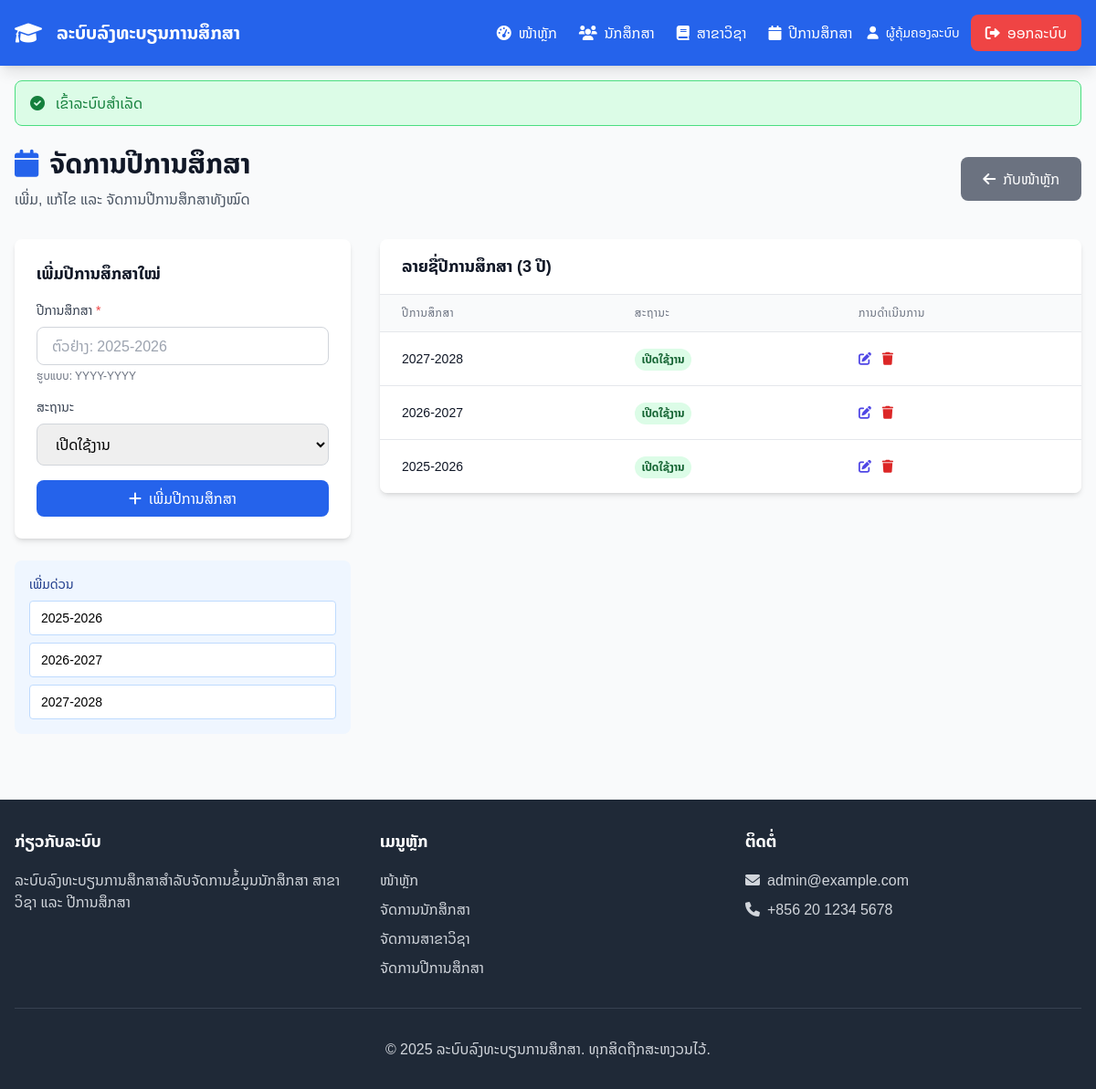
The app's page /views/years/ (signed in) with its own data.
### tables this page shows
CREATE TABLE `academic_years` (
  `id` int(11) NOT NULL,
  `year` varchar(9) NOT NULL,
  `status` enum('active','inactive') NOT NULL DEFAULT 'active'
);

### controllers/AuthController.php (called while the page is built, shortened)
<?php
require_once __DIR__ . '/../config/database.php';
class AuthController {
    public static function isLoggedIn() {
        return isset($_SESSION['user_id']);
    }
    public static function isAdmin() {
        return isset($_SESSION['role']) && $_SESSION['role'] === 'admin';
    }
}
?>

### controllers/YearController.php (called while the page is built, shortened)
<?php
require_once __DIR__ . '/../models/AcademicYear.php';
require_once __DIR__ . '/../config/database.php';
require_once __DIR__ . '/AuthController.php';
class YearController {
    private $academicYear;
    public function __construct() {
        $database = new Database();
        $this->db = $database->getConnection();
        $this->academicYear = new AcademicYear($this->db);
    }
    public function getAll() {
        return $this->academicYear->readAll();
    }
}
?>

### config/database.php (called while the page is built, shortened)
<?php
class Database {
    private $host = 'localhost';
    private $db_name = 'register-learning';
    private $username = 'root';
    private $password = '';
    public function getConnection() {
        $this->conn = null;
        try {
            $this->conn = new PDO(
                "mysql:host=" . $this->host . ";dbname=" . $this->db_name . ";charset=utf8",
                $this->username,
                $this->password,
                [
                    PDO::ATTR_ERRMODE => PDO::ERRMODE_EXCEPTION,
                    PDO::ATTR_DEFAULT_FETCH_MODE => PDO::FETCH_ASSOC,
                    PDO::ATTR_EMULATE_PREPARES => false
                ]
            );
        } catch(PDOException $exception) {
            die("ເກີດຂໍ້ຜິດພາດໃນການເຊື່ອມຕໍ່ຖານຂໍ້ມູນ: " . $exception->getMessage());
        }
        return $this->conn;
    }
}
?>

### models/AcademicYear.php (called while the page is built, shortened)
<?php
require_once __DIR__ . '/../config/database.php';
class AcademicYear {
    private $conn;
    private $table_name = "academic_years";
    public function __construct($db) {
        $this->conn = $db;
    }
    public function readAll() {
        $query = "SELECT * FROM " . $this->table_name . " ORDER BY year DESC";
        $stmt = $this->conn->prepare($query);
        $stmt->execute();
        return $stmt->fetchAll();
    }
}
?>

### views/years/index.php (the view, shortened to what this page needs)
<?php
require_once __DIR__ . '/../../controllers/YearController.php';
$yearController = new YearController();
$academic_years = $yearController->getAll();
$edit_year = null;
include __DIR__ . '/../includes/header.php';
?>
<div class="flex flex-col md:flex-row md:items-center md:justify-between mb-8">
    <div>
        <h1 class="text-3xl font-bold text-gray-900 mb-2">
            <i class="fas fa-calendar mr-3 text-blue-600"></i>ຈັດການປີການສຶກສາ
        </h1>
        <p class="text-gray-600">ເພີ່ມ, ແກ້ໄຂ ແລະ ຈັດການປີການສຶກສາທັງໝົດ</p>
    </div>
    <div class="mt-4 md:mt-0">
        <a href="../dashboard.php" class="bg-gray-500 hover:bg-gray-600 text-white px-6 py-3 rounded-lg transition duration-200 inline-flex items-center">
            <i class="fas fa-arrow-left mr-2"></i>ກັບໜ້າຫຼັກ
        </a>
    </div>
</div>
<div class="grid grid-cols-1 lg:grid-cols-3 gap-8">
    <div class="lg:col-span-1">
        <div class="bg-white rounded-lg shadow-md p-6">
            <h2 class="text-lg font-semibold text-gray-900 mb-4">
                <?php echo $edit_year ? 'ແກ້ໄຂປີການສຶກສາ' : 'ເພີ່ມປີການສຶກສາໃໝ່'; ?>
            </h2>
            <form method="POST" class="space-y-4">
                <div>
                    <label for="year" class="block text-sm font-medium text-gray-700 mb-2">
                        ປີການສຶກສາ <span class="text-red-500">*</span>
                    </label>
                    <input type="text"
                           id="year"
                           name="year"
                           required
                           pattern="^\d{4}-\d{4}$"
                           value="<?php echo htmlspecialchars($_POST['year'] ?? ($edit_year ? $edit_year->year : '')); ?>"
                           class="w-full px-4 py-2 border border-gray-300 rounded-lg focus:outline-none focus:ring-2 focus:ring-blue-500"
                           placeholder="ຕົວຢ່າງ: 2025-2026">
                    <p class="text-xs text-gray-500 mt-1">ຮູບແບບ: YYYY-YYYY</p>
                </div>
                <div>
                    <label for="status" class="block text-sm font-medium text-gray-700 mb-2">
                        ສະຖານະ
                    </label>
                    <select id="status"
                            name="status"
                            class="w-full px-4 py-2 border border-gray-300 rounded-lg focus:outline-none focus:ring-2 focus:ring-blue-500">
                        <?php
                        $selected_status = $_POST['status'] ?? ($edit_year ? $edit_year->status : 'active');
                        ?>
                        <option value="active" <?php echo $selected_status === 'active' ? 'selected' : ''; ?>>ເປີດໃຊ້ງານ</option>
                    </select>
                </div>
                <div class="flex items-center space-x-4">
                    <?php if ($edit_year): ?>
                    <button type="submit" class="flex-1 bg-blue-600 hover:bg-blue-700 text-white py-2 px-4 rounded-lg transition duration-200">
                        <i class="fas fa-save mr-2"></i>ອັບເດດ
                    </button>
                    <a href="index.php" class="flex-1 bg-gray-500 hover:bg-gray-600 text-white py-2 px-4 rounded-lg transition duration-200 text-center">
                        ຍົກເລີກ
                    </a>
                    <?php else: ?>
                    <button type="submit" class="w-full bg-blue-600 hover:bg-blue-700 text-white py-2 px-4 rounded-lg transition duration-200">
                        <i class="fas fa-plus mr-2"></i>ເພີ່ມປີການສຶກສາ
                    </button>
                    <?php endif; ?>
                </div>
            </form>
        </div>
        <?php if (!$edit_year): ?>
        <div class="bg-blue-50 rounded-lg p-4 mt-6">
            <h3 class="text-sm font-medium text-blue-900 mb-2">ເພີ່ມດ່ວນ</h3>
            <div class="space-y-2">
                <?php
                $current_year = date('Y');
                $next_year = $current_year + 1;
                $years_to_add = [
                    "$current_year-$next_year",
                    ($current_year + 1) . '-' . ($current_year + 2),
                    ($current_year + 2) . '-' . ($current_year + 3)
                ];
                ?>
                <?php foreach ($years_to_add as $year_suggestion): ?>
                <button type="button"
                        onclick="document.getElementById('year').value='<?php echo $year_suggestion; ?>'"
                        class="block w-full text-left px-3 py-2 text-sm bg-white border border-blue-200 rounded hover:bg-blue-100 transition duration-200">
                    <?php echo $year_suggestion; ?>
                </button>
                <?php endforeach; ?>
            </div>
        </div>
        <?php endif; ?>
    </div>
    <div class="lg:col-span-2">
        <div class="bg-white rounded-lg shadow-md overflow-hidden">
            <div class="px-6 py-4 border-b border-gray-200">
                <h2 class="text-lg font-semibold text-gray-900">
                    ລາຍຊື່ປີການສຶກສາ (<?php echo count($academic_years); ?> ປີ)
                </h2>
            </div>
            <?php if (empty($academic_years)): ?>
            <div class="p-8 text-center">
                <i class="fas fa-calendar text-4xl text-gray-400 mb-4"></i>
                <p class="text-gray-500 text-lg">ຍັງບໍ່ມີປີການສຶກສາໃນລະບົບ</p>
                <p class="text-gray-400 mt-2">ເພີ່ມປີການສຶກສາໃໝ່ໂດຍໃຊ້ຟອມດ້ານຊ້າຍ</p>
            </div>
            <?php else: ?>
            <div class="overflow-x-auto">
                <table class="min-w-full divide-y divide-gray-200">
                    <thead class="bg-gray-50">
                        <tr>
                            <th class="px-6 py-3 text-left text-xs font-medium text-gray-500 uppercase tracking-wider">ປີການສຶກສາ</th>
                            <th class="px-6 py-3 text-left text-xs font-medium text-gray-500 uppercase tracking-wider">ສະຖານະ</th>
                            <th class="px-6 py-3 text-left text-xs font-medium text-gray-500 uppercase tracking-wider">ການດໍາເນີນການ</th>
                        </tr>
                    </thead>
                    <tbody class="bg-white divide-y divide-gray-200">
                        <?php foreach ($academic_years as $year): ?>
                        <tr class="hover:bg-gray-50">
                            <td class="px-6 py-4 whitespace-nowrap">
                                <div class="text-sm font-medium text-gray-900">
                                    <?php echo htmlspecialchars($year['year']); ?>
                                </div>
                            </td>
                            <td class="px-6 py-4 whitespace-nowrap">
                                <span class="inline-flex px-2 py-1 text-xs font-semibold rounded-full <?php echo $year['status'] === 'active' ? 'bg-green-100 text-green-800' : 'bg-red-100 text-red-800'; ?>">
                                    <?php echo $year['status'] === 'active' ? 'ເປີດໃຊ້ງານ' : 'ປິດໃຊ້ງານ'; ?>
                                </span>
                            </td>
                            <td class="px-6 py-4 whitespace-nowrap text-sm font-medium space-x-2">
                                <a href="?edit=<?php echo $year['id']; ?>"
                                   class="text-indigo-600 hover:text-indigo-900" title="ແກ້ໄຂ">
                                    <i class="fas fa-edit"></i>
                                </a>
                                <a href="?delete=<?php echo $year['id']; ?>"
                                   class="text-red-600 hover:text-red-900" title="ລົບ"
                                   onclick="return confirmDelete('ທ່ານຕ້ອງການລົບປີການສຶກສາ <?php echo htmlspecialchars($year['year']); ?> ແທ້ບໍ?')">
                                    <i class="fas fa-trash"></i>
                                </a>
                            </td>
                        </tr>
                        <?php endforeach; ?>
                    </tbody>
                </table>
            </div>
            <?php endif; ?>
        </div>
    </div>
</div>
<?php include __DIR__ . '/../includes/footer.php'; ?>

### views/includes/header.php (shortened to what this page needs)
<!DOCTYPE html>
<html lang="lo">
<head>
    <script src="https://cdn.tailwindcss.com"></script>
    <link href="https://cdnjs.cloudflare.com/ajax/libs/font-awesome/6.0.0/css/all.min.css" rel="stylesheet">
</head>
<body class="bg-gray-50 min-h-screen">
    <nav class="bg-blue-600 shadow-lg">
        <div class="max-w-7xl mx-auto px-4">
            <div class="flex justify-between items-center py-4">
                <div class="flex items-center space-x-4">
                    <i class="fas fa-graduation-cap text-white text-2xl"></i>
                    <h1 class="text-white text-xl font-semibold hidden sm:block">ລະບົບລົງທະບຽນການສຶກສາ</h1>
                </div>
                <?php if (isset($_SESSION['user_id'])): ?>
                <div class="flex items-center space-x-4">
                    <div class="hidden lg:flex space-x-6">
                        <a href="/students/views/dashboard.php" class="text-white hover:text-blue-200 transition duration-200">
                            <i class="fas fa-tachometer-alt mr-2"></i>ໜ້າຫຼັກ
                        </a>
                        <a href="/students/views/students/" class="text-white hover:text-blue-200 transition duration-200">
                            <i class="fas fa-users mr-2"></i>ນັກສຶກສາ
                        </a>
                        <?php if ($_SESSION['role'] === 'admin'): ?>
                        <a href="/students/views/majors/" class="text-white hover:text-blue-200 transition duration-200">
                            <i class="fas fa-book mr-2"></i>ສາຂາວິຊາ
                        </a>
                        <a href="/students/views/years/" class="text-white hover:text-blue-200 transition duration-200">
                            <i class="fas fa-calendar mr-2"></i>ປີການສຶກສາ
                        </a>
                        <?php endif; ?>
                    </div>
                    <div class="hidden md:flex items-center space-x-3 desktop-user-info">
                        <span class="text-white text-sm">
                            <i class="fas fa-user mr-2"></i><?php echo $_SESSION['full_name']; ?>
                        </span>
                        <a href="/students/controllers/logout.php" class="bg-red-500 hover:bg-red-600 text-white px-4 py-2 rounded-lg transition duration-200 btn-touch">
                            <i class="fas fa-sign-out-alt mr-2"></i><span class="hidden lg:inline">ອອກລະບົບ</span><span class="lg:hidden">ອອກ</span>
                        </a>
                    </div>
                </div>
                <?php endif; ?>
            </div>
        </div>
    </nav>
    <?php if (isset($_SESSION['success'])): ?>
    <div class="max-w-7xl mx-auto px-4 mt-4">
        <div class="bg-green-100 border border-green-400 text-green-700 px-4 py-3 rounded-lg flex items-center">
            <i class="fas fa-check-circle mr-3"></i>
            <span><?php echo $_SESSION['success']; unset($_SESSION['success']); ?></span>
        </div>
    </div>
    <?php endif; ?>
    <main class="max-w-7xl mx-auto px-4 py-6">

### views/includes/footer.php (shortened to what this page needs)
    </main>
    <footer class="bg-gray-800 text-white mt-12">
        <div class="max-w-7xl mx-auto px-4 py-8">
            <div class="grid md:grid-cols-3 gap-8">
                <div>
                    <h3 class="text-lg font-semibold mb-4">ກ່ຽວກັບລະບົບ</h3>
                    <p class="text-gray-300">ລະບົບລົງທະບຽນການສຶກສາສໍາລັບຈັດການຂໍ້ມູນນັກສຶກສາ ສາຂາວິຊາ ແລະ ປີການສຶກສາ</p>
                </div>
                <div>
                    <h3 class="text-lg font-semibold mb-4">ເມນູຫຼັກ</h3>
                    <ul class="space-y-2 text-gray-300">
                        <li><a href="/students/views/dashboard.php" class="hover:text-white">ໜ້າຫຼັກ</a></li>
                        <li><a href="students/" class="hover:text-white">ຈັດການນັກສຶກສາ</a></li>
                        <li><a href="majors/" class="hover:text-white">ຈັດການສາຂາວິຊາ</a></li>
                        <li><a href="years/" class="hover:text-white">ຈັດການປີການສຶກສາ</a></li>
                    </ul>
                </div>
                <div>
                    <h3 class="text-lg font-semibold mb-4">ຕິດຕໍ່</h3>
                    <div class="text-gray-300 space-y-2">
                        <p><i class="fas fa-envelope mr-2"></i>admin@example.com</p>
                        <p><i class="fas fa-phone mr-2"></i>+856 20 1234 5678</p>
                    </div>
                </div>
            </div>
            <div class="border-t border-gray-700 mt-8 pt-8 text-center text-gray-300">
                <p>&copy; <?php echo date('Y'); ?> ລະບົບລົງທະບຽນການສຶກສາ. ທຸກສິດຖືກສະຫງວນໄວ້.</p>
            </div>
        </div>
    </footer>
</body>
</html>

### views/includes/header.php (style rules this page uses)
body { font-family: 'Noto Sans Lao', sans-serif; }

### records on screen
academic_years: year "2027-2028", status "ເປີດໃຊ້ງານ"
academic_years: year "2026-2027", status "ເປີດໃຊ້ງານ"
academic_years: year "2025-2026", status "ເປີດໃຊ້ງານ"

### other values on screen
$_SESSION['full_name'] "ຜູ້ຄຸ້ມຄອງລະບົບ"
$_SESSION['success'] "ເຂົ້າລະບົບສໍາເລັດ"
$year_suggestion "2025-2026"
$year_suggestion "2026-2027"
$year_suggestion "2027-2028"
count($academic_years) "3"
